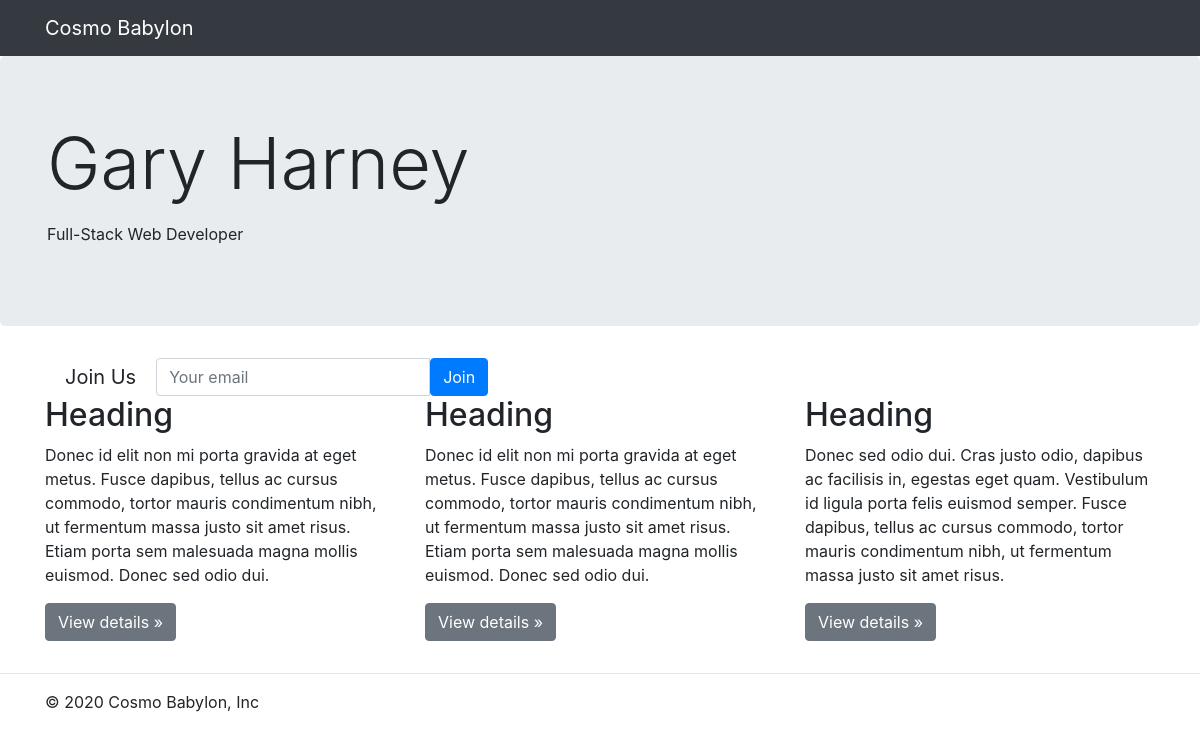
The app's page /, older data.
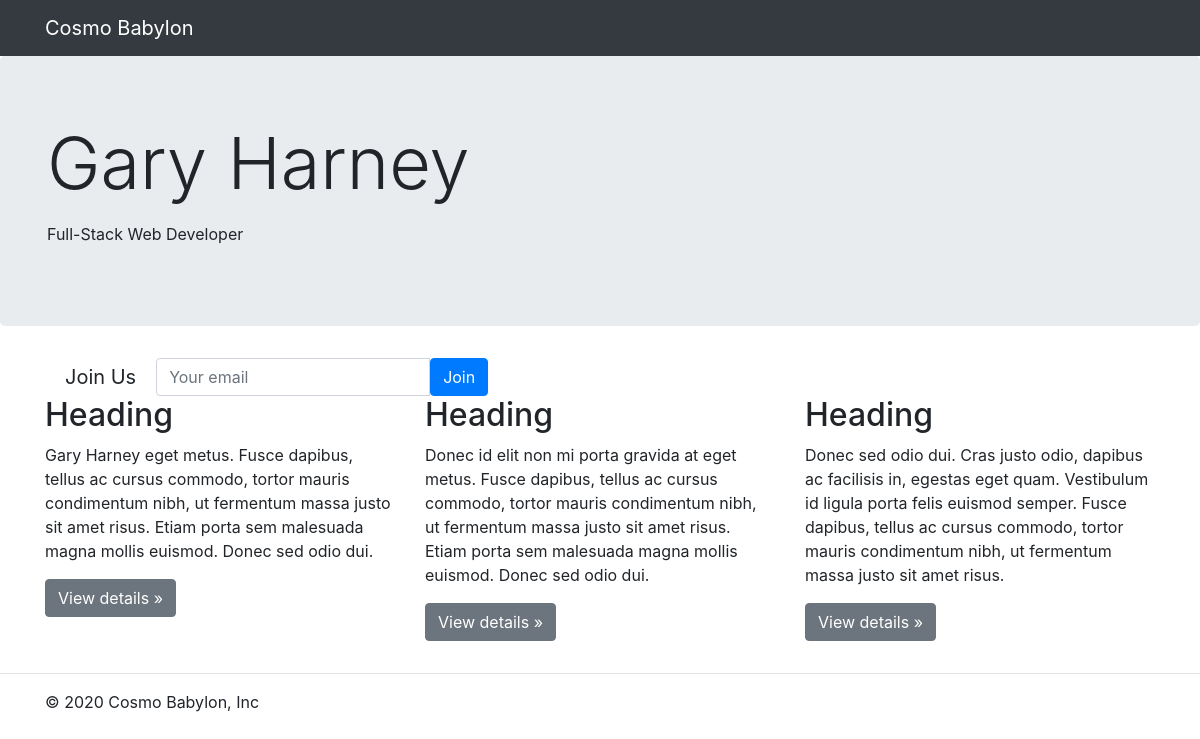
The same page, newer data.
### pages/models.py (models this page shows, shortened)
class Page(models.Model):
    title                       = models.CharField(max_length=220)
    title_description           = models.TextField(blank=True, null=True)
    title_button                = models.CharField(max_length=50, default="Join")
    title_btn_url               = models.CharField(max_length=50, blank=True, null=True)
    content                     = models.TextField(blank=True, null=True)
    show_nav                    = models.BooleanField(default=True)
    nav_color                   = models.CharField(max_length=7, default='#000000', validators=[layout_validator])

### pages/views.py (the view, shortened to what this page needs)
# urls.py: path('', HomeView.as_view(), name='home')
class HomeView(SuccessMessageMixin ,CreateView):
    template_name = 'pages/home.html'
    form_class = JoinForm
    success_url = '/'
    def get_context_data(self, *args, **kwargs):
        context = super(HomeView, self).get_context_data(*args, **kwargs)
        context['page_obj'] = Page.objects.all().first()
        return context

### newsletter/forms.py (shortened to what this page needs)
class JoinForm(forms.ModelForm):
    email = forms.EmailField(label="", widget=forms.EmailInput(attrs={'placeholder': 'Your email', 'class': 'form-control'}))
    class Meta:
        model = Join
        fields = ['email']

### pages/templates/pages/home.html (shortened to what this page needs)
{% extends "base.html" %}
    {% block content %}
<nav class="navbar navbar-expand-md navbar-dark fixed-top bg-dark">
    <div class="container">
        <a class="navbar-brand" href="#">Cosmo Babylon</a>
    </div>
</nav>
<main role="main">
    <div class="jumbotron">
        <div class="container">
            <h1 class="display-3">{{ page_obj.title }}</h1>
            <p>{{ page_obj.title_description|linebreaks }}</p>
        </div>
    </div>
    <div class="container">
        {% include 'pages/snippet/join-form.html' with form=form%}
    </div>
    <div class="container">
        {{ page_obj.content|safe }}
    </div>
    <hr>
    <div class="container">
        <footer>
            <p>&copy; 2020 Cosmo Babylon, Inc</p>
        </footer>
    </div>
{% endblock content %}

### templates/base.html (shortened to what this page needs)
{% load static %}
<!doctype html>
<html lang="en">
<head>
    <link rel="stylesheet" href="https://stackpath.bootstrapcdn.com/bootstrap/4.5.0/css/bootstrap.min.css">
    <link rel="stylesheet" href="{% static 'css/main.css' %}">
</head>
<body>
    {% block content %}
    {% endblock %}
</body>
</html>

### pages/templates/pages/snippet/join-form.html (shortened to what this page needs)
<form class='join-form form-inline text-center' method='POST' action=''>{% csrf_token %}  {% for field in form %}
    <div class='input-group'>
        <label style='padding: 0px 20px;font-size: 20px;'>
    Join Us
    </label>
    </div>
    <div class="input-group">
        {{ field }}
    </div>
    <input type='submit' value='Join' class='btn btn-primary' /> {% endfor %}
</form>

### static/css/main.css (style rules this page uses)
body { padding-top: 3.5rem; }

Row changes from the older to the newer data that the page shows:
changed Page "Gary Harney": content "Heading Donec id elit non mi porta gravida at eget metus. Fusce dapibus,…" → "Heading Gary Harney eget metus. Fusce dapibus,…"
